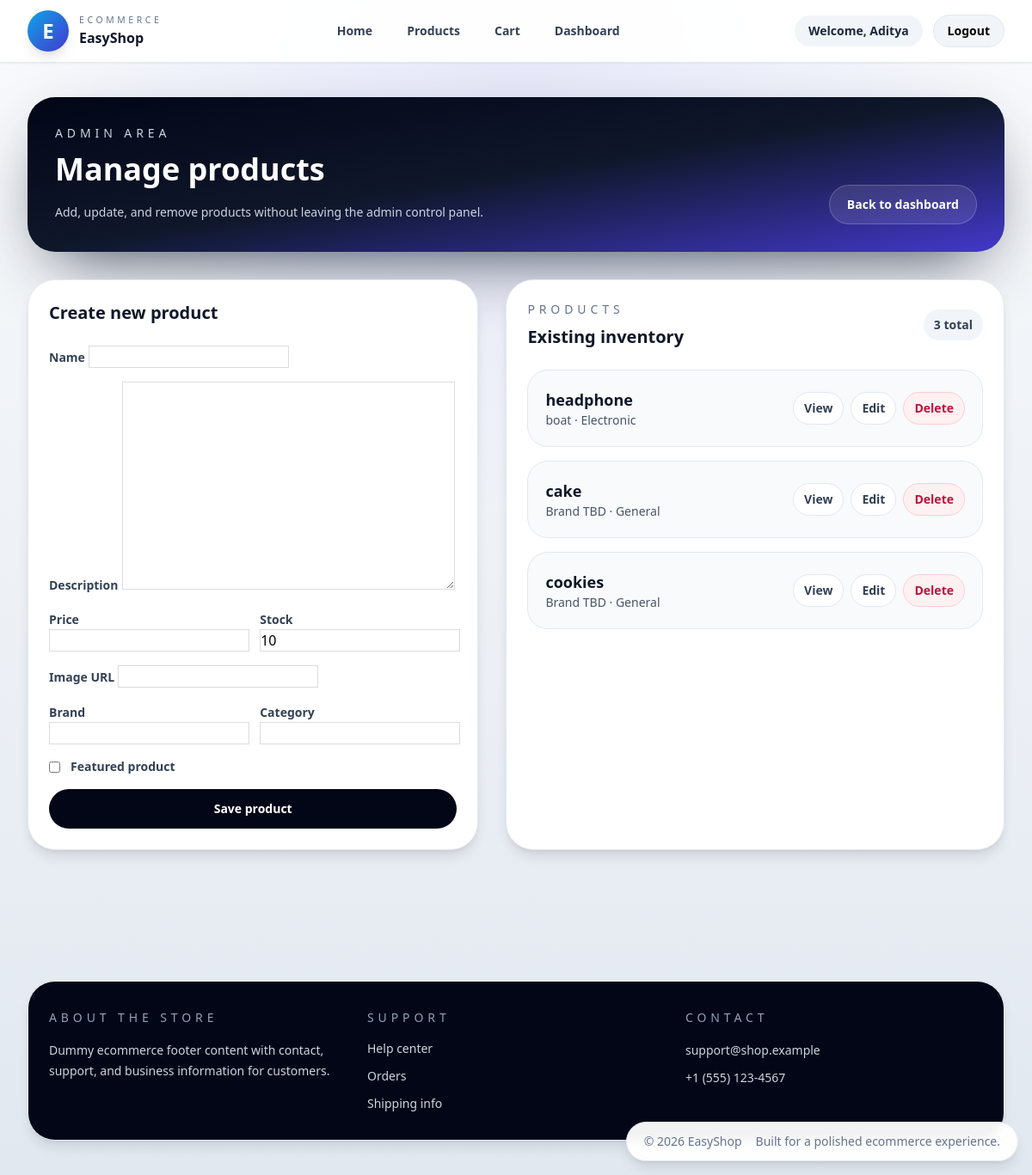
The page /admin-products/ (signed in) on the database its author committed.
### store/models.py (models this page shows, shortened)
class Product(models.Model):
    name = models.CharField(max_length=200)
    description = models.TextField()
    price = models.DecimalField(max_digits=10, decimal_places=2)
    stock = models.IntegerField(default=10)
    image_url = models.URLField(blank=True, null=True)
    featured = models.BooleanField(default=False)
    brand = models.CharField(max_length=200, blank=True, default='')
    category = models.CharField(max_length=200, blank=True, default='')

### store/views.py (the view)
# urls.py: path('admin-products/', views.admin_products, name='admin_products'),
@login_required(login_url='login')
def admin_products(request):
    if not request.user.is_staff and not request.user.is_superuser:
        messages.error(request, 'You do not have access to this area.')
        return redirect('product_list')
    products = Product.objects.order_by('-id')
    if request.method == 'POST':
        form = ProductForm(request.POST)
        if form.is_valid():
            form.save()
            messages.success(request, 'Product created successfully.')
            return redirect('admin_products')
    else:
        form = ProductForm()
    return render(request, 'store/admin_products.html', {
        'products': products,
        'form': form,
    })

### store/forms.py
class ProductForm(forms.ModelForm):
    class Meta:
        model = Product
        fields = ['name', 'description', 'price', 'stock', 'image_url', 'featured', 'brand', 'category']

### store/templates/store/admin_products.html (shortened to what this page needs)
{% extends 'store/base.html' %}
{% block content %}
<div class="space-y-8">
    <section class="rounded-[2rem] bg-gradient-to-br from-slate-950 via-slate-900 to-indigo-700 p-8 text-white shadow-[0_30px_80px_-30px_rgba(15,23,42,0.85)]">
        <div class="flex flex-col gap-4 lg:flex-row lg:items-end lg:justify-between">
            <div>
                <p class="text-sm uppercase tracking-[0.35em] text-slate-300">Admin area</p>
                <h1 class="mt-3 text-3xl font-bold sm:text-4xl">Manage products</h1>
                <p class="mt-4 max-w-2xl text-sm leading-7 text-slate-300">Add, update, and remove products without leaving the admin control panel.</p>
            </div>
            <a href="{% url 'admin_dashboard' %}" class="inline-flex items-center justify-center rounded-full border border-white/20 bg-white/10 px-5 py-3 text-sm font-semibold text-white transition hover:bg-white/20">Back to dashboard</a>
        </div>
    </section>
    <section class="grid gap-8 lg:grid-cols-[0.95fr_1.05fr]">
        <div class="rounded-[2rem] border border-slate-200 bg-white p-6 shadow-lg">
            <h2 class="text-xl font-semibold text-slate-900">Create new product</h2>
            <form method="post" class="mt-6 space-y-4">
                <div>
                    <label class="text-sm font-semibold text-slate-700" for="id_name">Name</label>
                    {{ form.name }}
                </div>
                <div>
                    <label class="text-sm font-semibold text-slate-700" for="id_description">Description</label>
                    {{ form.description }}
                </div>
                <div class="grid gap-4 sm:grid-cols-2">
                    <div>
                        <label class="text-sm font-semibold text-slate-700" for="id_price">Price</label>
                        {{ form.price }}
                    </div>
                    <div>
                        <label class="text-sm font-semibold text-slate-700" for="id_stock">Stock</label>
                        {{ form.stock }}
                    </div>
                </div>
                <div>
                    <label class="text-sm font-semibold text-slate-700" for="id_image_url">Image URL</label>
                    {{ form.image_url }}
                </div>
                <div class="grid gap-4 sm:grid-cols-2">
                    <div>
                        <label class="text-sm font-semibold text-slate-700" for="id_brand">Brand</label>
                        {{ form.brand }}
                    </div>
                    <div>
                        <label class="text-sm font-semibold text-slate-700" for="id_category">Category</label>
                        {{ form.category }}
                    </div>
                </div>
                <div class="flex items-center gap-3">
                    {{ form.featured }}
                    <label class="text-sm font-semibold text-slate-700" for="id_featured">Featured product</label>
                </div>
                <button type="submit" style="color: #ffffff !important;" class="w-full rounded-full bg-slate-950 px-5 py-3 text-sm font-semibold text-white transition hover:bg-slate-800">Save product</button>
            </form>
        </div>
        <div class="rounded-[2rem] border border-slate-200 bg-white p-6 shadow-lg">
            <div class="flex items-center justify-between gap-3">
                <div>
                    <p class="text-sm uppercase tracking-[0.35em] text-slate-500">Products</p>
                    <h2 class="mt-2 text-xl font-semibold text-slate-900">Existing inventory</h2>
                </div>
                <span class="rounded-full bg-slate-100 px-3 py-2 text-sm font-semibold text-slate-700">{{ products|length }} total</span>
            </div>
            <div class="mt-6 space-y-4">
                {% for product in products %}
                <div class="rounded-[1.5rem] border border-slate-200 bg-slate-50 p-5">
                    <div class="flex flex-col gap-4 sm:flex-row sm:items-center sm:justify-between">
                        <div>
                            <p class="text-lg font-semibold text-slate-900">{{ product.name }}</p>
                            <p class="text-sm text-slate-600">{{ product.brand|default:'Brand TBD' }} · {{ product.category|default:'General' }}</p>
                        </div>
                        <div class="flex flex-wrap gap-2">
                            <a href="{% url 'admin_product_detail' product.id %}" class="rounded-full border border-slate-200 bg-white px-3 py-2 text-sm font-semibold text-slate-700 transition hover:bg-slate-100">View</a>
                            <a href="{% url 'admin_product_update' product.id %}" class="rounded-full border border-slate-200 bg-white px-3 py-2 text-sm font-semibold text-slate-700 transition hover:bg-slate-100">Edit</a>
                            <a href="{% url 'admin_product_delete' product.id %}" class="rounded-full border border-rose-200 bg-rose-50 px-3 py-2 text-sm font-semibold text-rose-700 transition hover:bg-rose-100">Delete</a>
                        </div>
                    </div>
                </div>
                {% empty %}
                <div class="rounded-[1.5rem] border border-dashed border-slate-300 bg-slate-50 p-8 text-center text-sm text-slate-600">No products available yet.</div>
                {% endfor %}
            </div>
        </div>
    </section>
</div>
{% endblock %}

### store/templates/store/base.html (shortened to what this page needs)
<!DOCTYPE html>
<html lang="en">
<head>
    <script src="https://cdn.tailwindcss.com"></script>
</head>
<body class="min-h-screen text-slate-900 antialiased">
    <header class="sticky top-0 z-40 border-b border-slate-200 bg-white/95 backdrop-blur-sm shadow-sm">
        <div class="mx-auto flex flex-wrap items-center justify-between gap-3 max-w-7xl px-4 py-3 sm:px-6 lg:px-8">
            <a href="{% url 'home' %}" class="flex items-center gap-3 min-w-0">
                <div class="grid h-12 w-12 place-items-center rounded-3xl bg-gradient-to-br from-sky-500 to-indigo-700 text-white shadow-lg">
                    <span class="text-2xl font-black">E</span>
                </div>
                <div class="min-w-0">
                    <p class="truncate text-[0.65rem] uppercase tracking-[0.35em] text-slate-500">Ecommerce</p>
                    <h1 class="text-base font-semibold text-slate-900">EasyShop</h1>
                </div>
            </a>
            <nav class="hidden items-center gap-4 text-sm font-semibold text-slate-700 md:flex">
                <a href="{% url 'home' %}" class="rounded-full px-3 py-2 transition hover:bg-slate-100 hover:text-slate-900">Home</a>
                <a href="{% url 'product_list' %}" class="rounded-full px-3 py-2 transition hover:bg-slate-100 hover:text-slate-900">Products</a>
                <a href="{% url 'cart_detail' %}" class="rounded-full px-3 py-2 transition hover:bg-slate-100 hover:text-slate-900">Cart</a>
                {% if user.is_authenticated %}
                {% if user.is_staff or user.is_superuser %}
                <a href="{% url 'admin_dashboard' %}" class="rounded-full px-3 py-2 transition hover:bg-slate-100 hover:text-slate-900">Dashboard</a>
                {% else %}
                <a href="{% url 'user_dashboard' %}" class="rounded-full px-3 py-2 transition hover:bg-slate-100 hover:text-slate-900">Dashboard</a>
                {% endif %}
                {% endif %}
            </nav>
            <div class="hidden items-center gap-3 md:flex">
                {% if user.is_authenticated %}
                    <span class="rounded-full bg-slate-100 px-4 py-2 text-sm font-semibold text-slate-800">Welcome, {{ user.username }}</span>
                    <form action="{% url 'logout' %}" method="POST" class="inline">
                        <button type="submit" class="rounded-full border border-slate-200 bg-slate-100 px-4 py-2 text-sm font-semibold text-slate-900 transition hover:bg-slate-200">Logout</button>
                    </form>
                {% endif %}
            </div>
        </div>
    </header>
    <main class="mx-auto max-w-7xl px-4 py-10 pb-28 sm:px-6 lg:px-8">
        {% block content %}{% endblock %}
    </main>
    <footer class="mx-auto max-w-7xl px-4 py-10 text-slate-600 sm:px-6 lg:px-8">
        <div class="rounded-[2rem] border border-slate-200 bg-slate-950 px-6 py-8 text-white shadow-lg shadow-slate-900/10">
            <div class="grid gap-6 md:grid-cols-3">
                <div>
                    <p class="text-sm uppercase tracking-[0.35em] text-slate-400">About the store</p>
                    <p class="mt-4 text-sm leading-6 text-slate-300">Dummy ecommerce footer content with contact, support, and business information for customers.</p>
                </div>
                <div>
                    <p class="text-sm uppercase tracking-[0.35em] text-slate-400">Support</p>
                    <ul class="mt-4 space-y-3 text-sm text-slate-300">
                        <li><a href="{% url 'home' %}" class="transition hover:text-white">Help center</a></li>
                        <li><a href="{% url 'cart_detail' %}" class="transition hover:text-white">Orders</a></li>
                        <li><a href="{% if user.is_staff or user.is_superuser %}{% url 'admin_dashboard' %}{% else %}{% url 'user_dashboard' %}{% endif %}" class="transition hover:text-white">Shipping info</a></li>
                    </ul>
                </div>
                <div>
                    <p class="text-sm uppercase tracking-[0.35em] text-slate-400">Contact</p>
                    <p class="mt-4 text-sm leading-6 text-slate-300">support@shop.example</p>
                    <p class="mt-2 text-sm leading-6 text-slate-300">+1 (555) 123-4567</p>
                </div>
            </div>
        </div>
    </footer>
    <footer class="fixed bottom-4 right-4 z-40 rounded-full border border-slate-200 bg-white/95 px-5 py-3 text-sm text-slate-500 shadow-lg backdrop-blur-sm">
        <div class="flex flex-col items-end gap-1 sm:flex-row sm:items-center sm:gap-4">
            <span>© {% now "Y" %} EasyShop</span>
            <span class="hidden sm:inline">Built for a polished ecommerce experience.</span>
        </div>
    </footer>
</body>
</html>

### store/templates/store/base.html (style rules this page uses)
body { background: radial-gradient(circle at top, rgba(99, 102, 241, 0.12), transparent 40%), linear-gradient(180deg, #f8fafc 0%, #e2e8f0 100%); }
button, input[type=submit], input[type=button], input[type=reset] { border: 1px solid rgba(15, 23, 42, 0.12); color: #000 !important; }
button { background-color: #ffffff; }
input, textarea, select { border: 1px solid rgba(15, 23, 42, 0.15); color: #000 !important; }
input[type=number] { -moz-appearance: textfield; appearance: textfield; }

### rows shown on the page
Product: name "headphone", brand "boat", category "Electronic"
Product: name "cake", brand "Brand TBD", category "General"
Product: name "cookies", brand "Brand TBD", category "General"

### other values the page prints
{{ user.username }} "Aditya"
{{ products|length }} "3"
